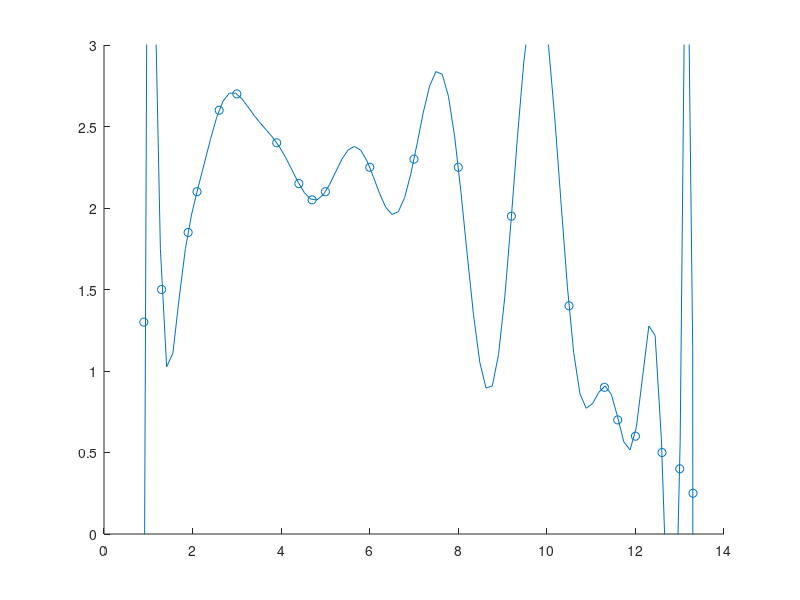

Write MATLAB code to recreate this figure.
clear all
close all
clc
M = csvread('duck.csv');
x_vec = M(:,1);
f_vec = M(:,2);
p = polyfit(x_vec,f_vec,20)'
f_vec - polyval(p,x_vec)
test = linspace(0,14,100);
figure(1)
scatter(x_vec,f_vec);
hold on
plot(test,polyval(p,test))
ylim([0,3])
